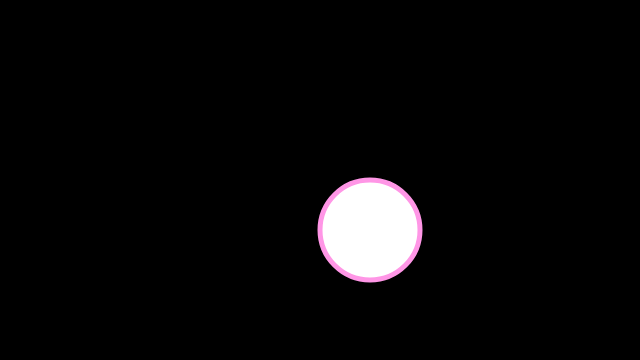
Frame 1 (no input)
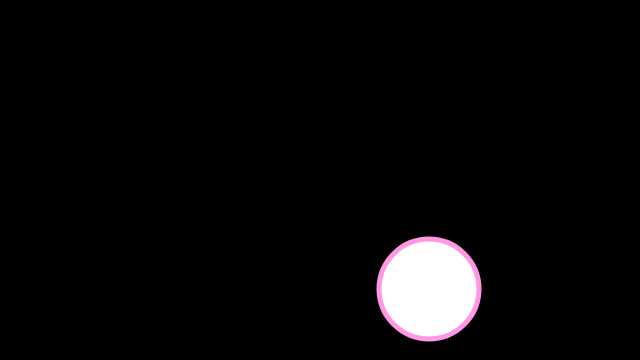
Frame 60 (no input)
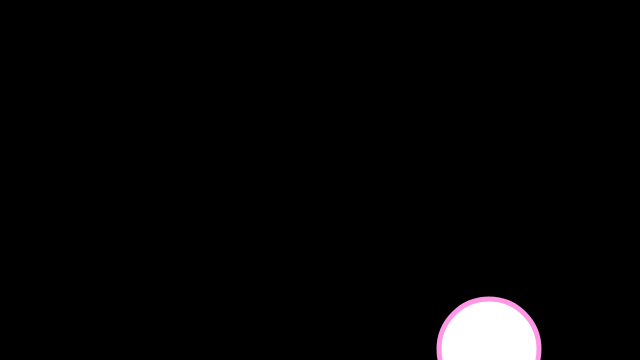
Frame 120 (the mouse pressed at the canvas centre since frame 60)

The p5.js sketch that drew these frames (run headless with seeded random() and noise() and a simulated clock; from frame 60 on, the mouse is pressed at the canvas centre):

// p5.js sketch
// ── sketch.js
let x = 320;
let y = 180;
let xspeed = 1;
let yspeed = 1;

let r = 50;

function setup() {
  createCanvas(640, 360);
  // ellipseMode(RADIUS);
}

function draw() {
  background(0);
  stroke(255, 150, 230);
  strokeWeight(5);

  const x_check = mouseX > x && mouseX < x + r * 2;
  const y_check = mouseY > y && mouseY < y + r * 2;
  if (x_check && y_check) {
    fill(255, 230, 120)
  } else {
    fill(255)
  }
  ellipse(x+r, y+r, r * 2, r * 2);
  
//   rect(x,y,r*2,r*2);
  
  x += xspeed;
  y += yspeed;
  if (x > width - r || x < r) {
    xspeed = -xspeed;
  }
  if (y > height - r || y < r) {
    yspeed = -yspeed;
  }

}
